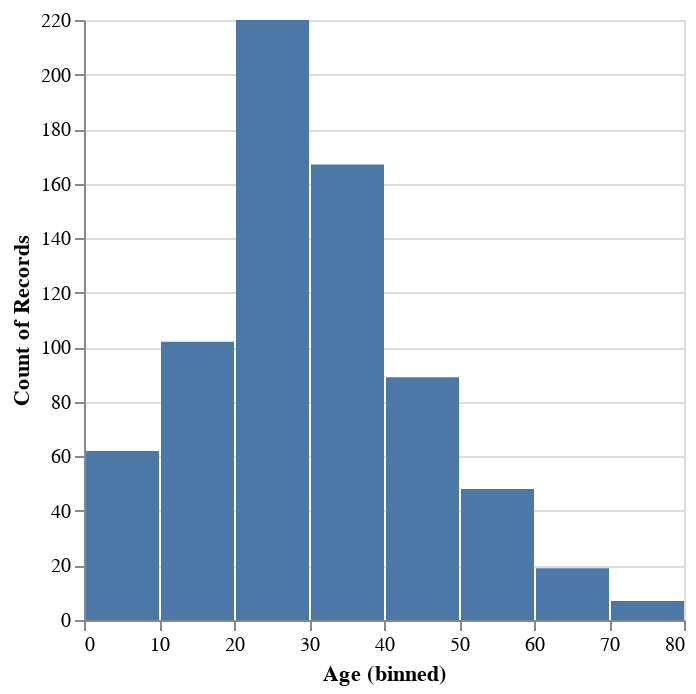

Notebook cell for this chart:
### Code cell
(
    df
    ["Age"]
    .plot
    .hist()
)

### Figure 1 — Vega-Lite specification as saved in the notebook (floating-point values rounded to 4 significant figures; data arrays with more than 128 entries replaced by an {"elided": "..."} marker saying what was removed)
{"config": {"view": {"continuousWidth": 300, "continuousHeight": 300}}, "data": {"name": "data-85d68105facb1f1b56140d602b9df966"}, "mark": {"type": "bar", "tooltip": true}, "encoding": {"x": {"bin": true, "field": "Age", "type": "quantitative"}, "y": {"aggregate": "count", "type": "quantitative"}}, "params": [{"name": "param_1", "select": {"type": "interval", "encodings": ["x", "y"]}, "bind": "scales"}], "$schema": "https://vega.github.io/schema/vega-lite/v5.20.1.json", "datasets": {"data-85d68105facb1f1b56140d602b9df966": {"elided": "891 records"}}}
